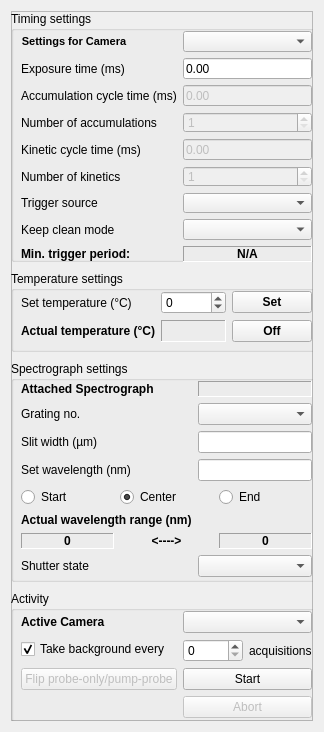
<?xml version="1.0" encoding="UTF-8"?>
<ui version="4.0">
 <class>Form</class>
 <widget class="QWidget" name="Form">
  <property name="geometry">
   <rect>
    <x>0</x>
    <y>0</y>
    <width>324</width>
    <height>732</height>
   </rect>
  </property>
  <property name="windowTitle">
   <string>Acquisition control</string>
  </property>
  <layout class="QVBoxLayout" name="verticalLayout">
   <item>
    <widget class="QFrame" name="frame">
     <property name="sizePolicy">
      <sizepolicy hsizetype="Preferred" vsizetype="Preferred">
       <horstretch>0</horstretch>
       <verstretch>0</verstretch>
      </sizepolicy>
     </property>
     <property name="frameShape">
      <enum>QFrame::StyledPanel</enum>
     </property>
     <property name="frameShadow">
      <enum>QFrame::Raised</enum>
     </property>
     <widget class="QGroupBox" name="groupBox_Timings">
      <property name="geometry">
       <rect>
        <x>0</x>
        <y>0</y>
        <width>311</width>
        <height>251</height>
       </rect>
      </property>
      <property name="title">
       <string>Timing settings</string>
      </property>
      <widget class="QWidget" name="layoutWidget_2">
       <property name="geometry">
        <rect>
         <x>10</x>
         <y>20</y>
         <width>291</width>
         <height>231</height>
        </rect>
       </property>
       <layout class="QFormLayout" name="formLayoutCams">
        <property name="formAlignment">
         <set>Qt::AlignLeading|Qt::AlignLeft|Qt::AlignTop</set>
        </property>
        <item row="0" column="0">
         <widget class="QLabel" name="editCameraLabel">
          <property name="font">
           <font>
            <pointsize>8</pointsize>
            <weight>75</weight>
            <bold>true</bold>
           </font>
          </property>
          <property name="text">
           <string>Settings for Camera</string>
          </property>
          <property name="alignment">
           <set>Qt::AlignCenter</set>
          </property>
         </widget>
        </item>
        <item row="1" column="0">
         <widget class="QLabel" name="labelExposureTime">
          <property name="text">
           <string>Exposure time (ms)</string>
          </property>
         </widget>
        </item>
        <item row="1" column="1">
         <widget class="QLineEdit" name="setExposureTimeLineEdit">
          <property name="text">
           <string>0.00</string>
          </property>
          <property name="placeholderText">
           <string/>
          </property>
         </widget>
        </item>
        <item row="2" column="0">
         <widget class="QLabel" name="labelAccumCycleTime">
          <property name="enabled">
           <bool>true</bool>
          </property>
          <property name="text">
           <string>Accumulation cycle time (ms)</string>
          </property>
         </widget>
        </item>
        <item row="2" column="1">
         <widget class="QLineEdit" name="setAccumTimeLineEdit">
          <property name="enabled">
           <bool>false</bool>
          </property>
          <property name="text">
           <string>0.00</string>
          </property>
         </widget>
        </item>
        <item row="3" column="0">
         <widget class="QLabel" name="labelNAccums">
          <property name="enabled">
           <bool>true</bool>
          </property>
          <property name="text">
           <string>Number of accumulations</string>
          </property>
         </widget>
        </item>
        <item row="3" column="1">
         <widget class="QSpinBox" name="nAccumsSpinBox">
          <property name="enabled">
           <bool>false</bool>
          </property>
          <property name="minimum">
           <number>1</number>
          </property>
          <property name="maximum">
           <number>10000</number>
          </property>
         </widget>
        </item>
        <item row="4" column="0">
         <widget class="QLabel" name="labelKinCycleTime">
          <property name="enabled">
           <bool>true</bool>
          </property>
          <property name="text">
           <string>Kinetic cycle time (ms)</string>
          </property>
         </widget>
        </item>
        <item row="4" column="1">
         <widget class="QLineEdit" name="setKinTimeLineEdit">
          <property name="enabled">
           <bool>false</bool>
          </property>
          <property name="text">
           <string>0.00</string>
          </property>
         </widget>
        </item>
        <item row="5" column="0">
         <widget class="QLabel" name="labelNKinetics">
          <property name="enabled">
           <bool>true</bool>
          </property>
          <property name="text">
           <string>Number of kinetics</string>
          </property>
         </widget>
        </item>
        <item row="5" column="1">
         <widget class="QSpinBox" name="nKineticsSpinBox">
          <property name="enabled">
           <bool>false</bool>
          </property>
          <property name="minimum">
           <number>1</number>
          </property>
          <property name="maximum">
           <number>10000</number>
          </property>
         </widget>
        </item>
        <item row="6" column="0">
         <widget class="QLabel" name="labelTriggerSource">
          <property name="text">
           <string>Trigger source</string>
          </property>
         </widget>
        </item>
        <item row="7" column="0">
         <widget class="QLabel" name="labelKeepCleanMode">
          <property name="enabled">
           <bool>true</bool>
          </property>
          <property name="text">
           <string>Keep clean mode</string>
          </property>
         </widget>
        </item>
        <item row="8" column="0">
         <widget class="QLabel" name="labelMinTriggerPeriod">
          <property name="enabled">
           <bool>true</bool>
          </property>
          <property name="font">
           <font>
            <weight>75</weight>
            <bold>true</bold>
           </font>
          </property>
          <property name="text">
           <string>Min. trigger period:</string>
          </property>
         </widget>
        </item>
        <item row="8" column="1">
         <widget class="QLabel" name="minTriggerPeriodLabel">
          <property name="enabled">
           <bool>true</bool>
          </property>
          <property name="font">
           <font>
            <weight>75</weight>
            <bold>true</bold>
           </font>
          </property>
          <property name="frameShape">
           <enum>QFrame::Panel</enum>
          </property>
          <property name="frameShadow">
           <enum>QFrame::Sunken</enum>
          </property>
          <property name="text">
           <string>N/A</string>
          </property>
          <property name="alignment">
           <set>Qt::AlignCenter</set>
          </property>
         </widget>
        </item>
        <item row="0" column="1">
         <widget class="QComboBox" name="editCameraComboBox"/>
        </item>
        <item row="6" column="1">
         <widget class="QComboBox" name="triggerSourceComboBox"/>
        </item>
        <item row="7" column="1">
         <widget class="QComboBox" name="keepCleanModeComboBox"/>
        </item>
       </layout>
      </widget>
     </widget>
     <widget class="QGroupBox" name="groupBox_Temperature">
      <property name="geometry">
       <rect>
        <x>0</x>
        <y>260</y>
        <width>311</width>
        <height>81</height>
       </rect>
      </property>
      <property name="title">
       <string>Temperature settings</string>
      </property>
      <widget class="QWidget" name="formLayoutWidget_2">
       <property name="geometry">
        <rect>
         <x>10</x>
         <y>20</y>
         <width>291</width>
         <height>58</height>
        </rect>
       </property>
       <layout class="QFormLayout" name="formLayoutTemperature">
        <item row="1" column="0">
         <widget class="QLabel" name="actualTemperatureLabel">
          <property name="font">
           <font>
            <weight>75</weight>
            <bold>true</bold>
           </font>
          </property>
          <property name="text">
           <string>Actual temperature (°C)</string>
          </property>
         </widget>
        </item>
        <item row="0" column="0">
         <widget class="QLabel" name="setTemperatureLabel">
          <property name="text">
           <string>Set temperature (°C)</string>
          </property>
         </widget>
        </item>
        <item row="0" column="1">
         <layout class="QHBoxLayout" name="setTempLayout">
          <property name="sizeConstraint">
           <enum>QLayout::SetMinimumSize</enum>
          </property>
          <item>
           <widget class="QSpinBox" name="setTempSpinBox">
            <property name="minimum">
             <number>-100</number>
            </property>
            <property name="maximum">
             <number>30</number>
            </property>
            <property name="value">
             <number>0</number>
            </property>
           </widget>
          </item>
          <item>
           <widget class="QPushButton" name="setTempButton">
            <property name="sizePolicy">
             <sizepolicy hsizetype="Fixed" vsizetype="Fixed">
              <horstretch>0</horstretch>
              <verstretch>0</verstretch>
             </sizepolicy>
            </property>
            <property name="font">
             <font>
              <weight>75</weight>
              <bold>true</bold>
             </font>
            </property>
            <property name="text">
             <string>Set</string>
            </property>
           </widget>
          </item>
         </layout>
        </item>
        <item row="1" column="1">
         <layout class="QHBoxLayout" name="horizontalLayout">
          <item>
           <widget class="QLabel" name="actualTemperatureInfo">
            <property name="enabled">
             <bool>true</bool>
            </property>
            <property name="font">
             <font>
              <weight>75</weight>
              <bold>true</bold>
             </font>
            </property>
            <property name="frameShape">
             <enum>QFrame::Panel</enum>
            </property>
            <property name="frameShadow">
             <enum>QFrame::Sunken</enum>
            </property>
            <property name="text">
             <string/>
            </property>
            <property name="alignment">
             <set>Qt::AlignCenter</set>
            </property>
           </widget>
          </item>
          <item>
           <widget class="QPushButton" name="coolerOffButton">
            <property name="font">
             <font>
              <weight>75</weight>
              <bold>true</bold>
             </font>
            </property>
            <property name="text">
             <string>Off</string>
            </property>
           </widget>
          </item>
         </layout>
        </item>
       </layout>
      </widget>
     </widget>
     <widget class="QGroupBox" name="groupBox_Activity">
      <property name="geometry">
       <rect>
        <x>0</x>
        <y>580</y>
        <width>311</width>
        <height>131</height>
       </rect>
      </property>
      <property name="title">
       <string>Activity</string>
      </property>
      <widget class="QWidget" name="formLayoutWidget_3">
       <property name="geometry">
        <rect>
         <x>10</x>
         <y>20</y>
         <width>291</width>
         <height>108</height>
        </rect>
       </property>
       <layout class="QFormLayout" name="formLayoutActivity">
        <item row="0" column="0">
         <widget class="QLabel" name="activeCameraLabel">
          <property name="font">
           <font>
            <weight>75</weight>
            <bold>true</bold>
           </font>
          </property>
          <property name="text">
           <string>Active Camera</string>
          </property>
         </widget>
        </item>
        <item row="1" column="0">
         <widget class="QCheckBox" name="takeBackgroundCheckBox">
          <property name="text">
           <string>Take background every</string>
          </property>
          <property name="checked">
           <bool>true</bool>
          </property>
         </widget>
        </item>
        <item row="1" column="1">
         <layout class="QHBoxLayout" name="horizontalLayout_4">
          <item>
           <widget class="QSpinBox" name="nBackgroundsSpinBox"/>
          </item>
          <item>
           <widget class="QLabel" name="label">
            <property name="text">
             <string>acquisitions</string>
            </property>
           </widget>
          </item>
         </layout>
        </item>
        <item row="2" column="0">
         <widget class="QPushButton" name="flipPumpOnlyPumpProbeButton">
          <property name="enabled">
           <bool>false</bool>
          </property>
          <property name="sizePolicy">
           <sizepolicy hsizetype="Preferred" vsizetype="Fixed">
            <horstretch>0</horstretch>
            <verstretch>0</verstretch>
           </sizepolicy>
          </property>
          <property name="minimumSize">
           <size>
            <width>0</width>
            <height>0</height>
           </size>
          </property>
          <property name="text">
           <string>Flip probe-only/pump-probe</string>
          </property>
         </widget>
        </item>
        <item row="2" column="1">
         <widget class="QPushButton" name="startButton">
          <property name="sizePolicy">
           <sizepolicy hsizetype="Preferred" vsizetype="Fixed">
            <horstretch>0</horstretch>
            <verstretch>0</verstretch>
           </sizepolicy>
          </property>
          <property name="text">
           <string>Start</string>
          </property>
         </widget>
        </item>
        <item row="3" column="1">
         <widget class="QPushButton" name="abortButton">
          <property name="enabled">
           <bool>false</bool>
          </property>
          <property name="sizePolicy">
           <sizepolicy hsizetype="Preferred" vsizetype="Fixed">
            <horstretch>0</horstretch>
            <verstretch>0</verstretch>
           </sizepolicy>
          </property>
          <property name="text">
           <string>Abort</string>
          </property>
         </widget>
        </item>
        <item row="0" column="1">
         <widget class="QComboBox" name="activeCameraComboBox"/>
        </item>
       </layout>
      </widget>
     </widget>
     <widget class="QGroupBox" name="groupBox_Spectrograph">
      <property name="geometry">
       <rect>
        <x>0</x>
        <y>350</y>
        <width>311</width>
        <height>221</height>
       </rect>
      </property>
      <property name="title">
       <string>Spectrograph settings</string>
      </property>
      <widget class="QWidget" name="formLayoutWidget">
       <property name="geometry">
        <rect>
         <x>10</x>
         <y>20</y>
         <width>291</width>
         <height>200</height>
        </rect>
       </property>
       <layout class="QFormLayout" name="formLayoutSpecs">
        <item row="0" column="0">
         <widget class="QLabel" name="attachedSpectrographLabel">
          <property name="font">
           <font>
            <weight>75</weight>
            <bold>true</bold>
           </font>
          </property>
          <property name="text">
           <string>Attached Spectrograph</string>
          </property>
         </widget>
        </item>
        <item row="0" column="1">
         <widget class="QLabel" name="attachedSpecInfo">
          <property name="font">
           <font>
            <weight>75</weight>
            <bold>true</bold>
           </font>
          </property>
          <property name="frameShape">
           <enum>QFrame::Panel</enum>
          </property>
          <property name="frameShadow">
           <enum>QFrame::Sunken</enum>
          </property>
          <property name="text">
           <string/>
          </property>
         </widget>
        </item>
        <item row="1" column="0">
         <widget class="QLabel" name="gratingLabel">
          <property name="text">
           <string>Grating no.</string>
          </property>
         </widget>
        </item>
        <item row="1" column="1">
         <widget class="QComboBox" name="activeGratingComboBox"/>
        </item>
        <item row="2" column="0">
         <widget class="QLabel" name="slitWidthLabel">
          <property name="text">
           <string>Slit width (µm)</string>
          </property>
         </widget>
        </item>
        <item row="2" column="1">
         <widget class="QLineEdit" name="setSlitwidthLineEdit"/>
        </item>
        <item row="3" column="0">
         <widget class="QLabel" name="setWavelengthLabel">
          <property name="text">
           <string>Set wavelength (nm)</string>
          </property>
         </widget>
        </item>
        <item row="3" column="1">
         <widget class="QLineEdit" name="setWavelengthLineEdit"/>
        </item>
        <item row="4" column="0" colspan="2">
         <layout class="QHBoxLayout" name="horizontalLayout_2">
          <item>
           <widget class="QRadioButton" name="setWLStartButton">
            <property name="text">
             <string>Start</string>
            </property>
            <property name="checked">
             <bool>false</bool>
            </property>
           </widget>
          </item>
          <item>
           <widget class="QRadioButton" name="setWLCenterButton">
            <property name="text">
             <string>Center</string>
            </property>
            <property name="checked">
             <bool>true</bool>
            </property>
           </widget>
          </item>
          <item>
           <widget class="QRadioButton" name="setWLEndButton">
            <property name="text">
             <string>End</string>
            </property>
            <property name="checked">
             <bool>false</bool>
            </property>
           </widget>
          </item>
         </layout>
        </item>
        <item row="5" column="0">
         <widget class="QLabel" name="labelWLRange">
          <property name="font">
           <font>
            <weight>75</weight>
            <bold>true</bold>
           </font>
          </property>
          <property name="text">
           <string>Actual wavelength range (nm)</string>
          </property>
         </widget>
        </item>
        <item row="6" column="0" colspan="2">
         <layout class="QHBoxLayout" name="horizontalLayout_3">
          <item>
           <widget class="QLabel" name="actualWavelengthStartInfo">
            <property name="font">
             <font>
              <weight>75</weight>
              <bold>true</bold>
             </font>
            </property>
            <property name="frameShape">
             <enum>QFrame::Panel</enum>
            </property>
            <property name="frameShadow">
             <enum>QFrame::Sunken</enum>
            </property>
            <property name="text">
             <string>0</string>
            </property>
            <property name="alignment">
             <set>Qt::AlignCenter</set>
            </property>
           </widget>
          </item>
          <item>
           <widget class="QLabel" name="arrowLabel">
            <property name="font">
             <font>
              <weight>75</weight>
              <bold>true</bold>
             </font>
            </property>
            <property name="frameShadow">
             <enum>QFrame::Sunken</enum>
            </property>
            <property name="text">
             <string>&lt;----&gt;</string>
            </property>
            <property name="alignment">
             <set>Qt::AlignCenter</set>
            </property>
           </widget>
          </item>
          <item>
           <widget class="QLabel" name="actualWavelengthEndInfo">
            <property name="font">
             <font>
              <weight>75</weight>
              <bold>true</bold>
             </font>
            </property>
            <property name="frameShape">
             <enum>QFrame::Panel</enum>
            </property>
            <property name="frameShadow">
             <enum>QFrame::Sunken</enum>
            </property>
            <property name="text">
             <string>0</string>
            </property>
            <property name="alignment">
             <set>Qt::AlignCenter</set>
            </property>
           </widget>
          </item>
         </layout>
        </item>
        <item row="7" column="0">
         <widget class="QLabel" name="shutterStateLabel">
          <property name="text">
           <string>Shutter state</string>
          </property>
         </widget>
        </item>
        <item row="7" column="1">
         <widget class="QComboBox" name="shutterStateComboBox"/>
        </item>
       </layout>
      </widget>
     </widget>
    </widget>
   </item>
  </layout>
 </widget>
 <resources/>
 <connections/>
 <buttongroups>
  <buttongroup name="setWLButtonGroup"/>
 </buttongroups>
</ui>
